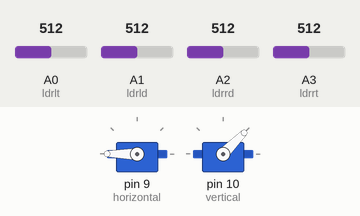
Simulated run of this sketch. Board: Arduino Uno, built with avr-gcc and run on an emulated ATmega328P. Parts: 2 × servo. The test bench sets the inputs (shaded band); at power-on: A0 (ldrlt) = 512, A3 (ldrrt) = 512, A1 (ldrld) = 512, A2 (ldrrd) = 512.

Above: at 3.7 s.
3.8 s: A0 (ldrlt) set to 680
5.3 s: A0 (ldrlt) set to 711
At 5.46 s:
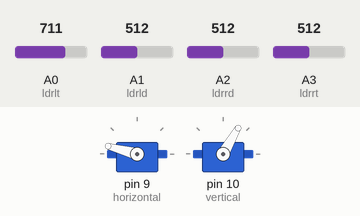
At 8.0 s:
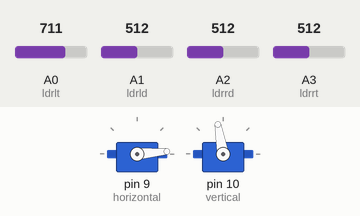
8.3 s: A3 (ldrrt) set to 140
9.8 s: A3 (ldrrt) set to 126
At 11.2 s:
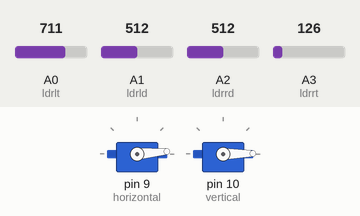
12.3 s: A1 (ldrld) set to 152
13.8 s: A1 (ldrld) set to 130
At 14.26 s:
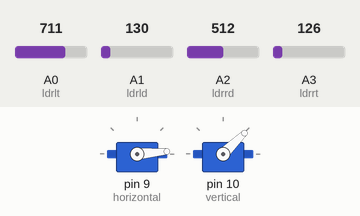
Timing chart, 0 to 16.8 s (numbered marks = the images above; inputs shaded):
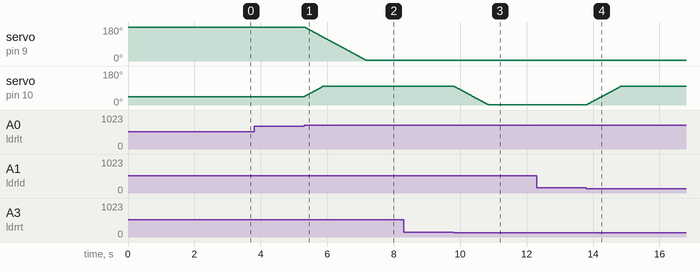

Measured:
- the behaviour switches between 693 and 694 on A0 (ldrlt) (found by bisection; images 0 and 1)
- the behaviour switches between 133 and 132 on A3 (ldrrt) (found by bisection; images 2 and 3)
- the behaviour switches between 144 and 143 on A1 (ldrld) (found by bisection; images 3 and 4)
- after the input at 3.8 s, every drawn part: stays the same
- after the input at 5.3 s, servo on pin 9 (horizontal): moves from 180° to 5° over 1.8 s, starting at once; servo on pin 10 (vertical): moves from 45° to 100° over 0.57 s, starting at once
- after the input at 8.3 s, every drawn part: stays the same
- after the input at 9.8 s, servo on pin 10 (vertical): moves from 100° to 1° over 1.0 s, starting at once
- after the input at 12.3 s, every drawn part: stays the same
- after the input at 13.8 s, servo on pin 10 (vertical): moves from 1° to 100° over 1.0 s, starting at once

The sketch:

solartracker_doubleaxis_1.ino
```cpp
// Abhinav tripathi Ece
// Solar tracker(double axis)

#include <Servo.h>
Servo horizontal;
int servoh = 180;
int servohLimitHigh = 175;
int servohLimitLow = 5;


Servo vertical;
int servov = 45;
int servovLimitHigh = 100;
int servovLimitLow = 1;


int ldrlt = A0;
int ldrrt = A3;
int ldrld = A1;
int ldrrd = A2;

void setup(){
horizontal.attach(9);
vertical.attach(10);
horizontal.write(180);
vertical.write(45);
delay(2500);
}
void loop() {
int lt = analogRead(ldrlt);
int rt = analogRead(ldrrt);
int ld = analogRead(ldrld);
int rd = analogRead(ldrrd);
int dtime = 10; int tol = 90;
int avt = (lt + rt) / 2;
int avd = (ld + rd) / 2;
int avl = (lt + ld) / 2;
int avr = (rt + rd) / 2;
int dvert = avt - avd;
int dhoriz = avl - avr;

if (-1*tol > dvert || dvert > tol){
 if (avt > avd){
 servov = ++servov;
 if (servov > servovLimitHigh)
 {servov = servovLimitHigh;}
 }
 else if (avt < avd){
   servov= --servov;
 if (servov < servovLimitLow){
   servov = servovLimitLow;}
 }
 vertical.write(servov);
 }
if (-1*tol > dhoriz || dhoriz > tol){
 if (avl > avr){
 servoh = --servoh;
 if (servoh < servohLimitLow){
 servoh = servohLimitLow;
 }
 }
 else if (avl < avr){
 servoh = ++servoh;
 if (servoh > servohLimitHigh){
 servoh = servohLimitHigh;
 }
 }
 else if (avl = avr){
 delay(5000);
 }
 horizontal.write(servoh);
 }
 delay(dtime);
}
```
